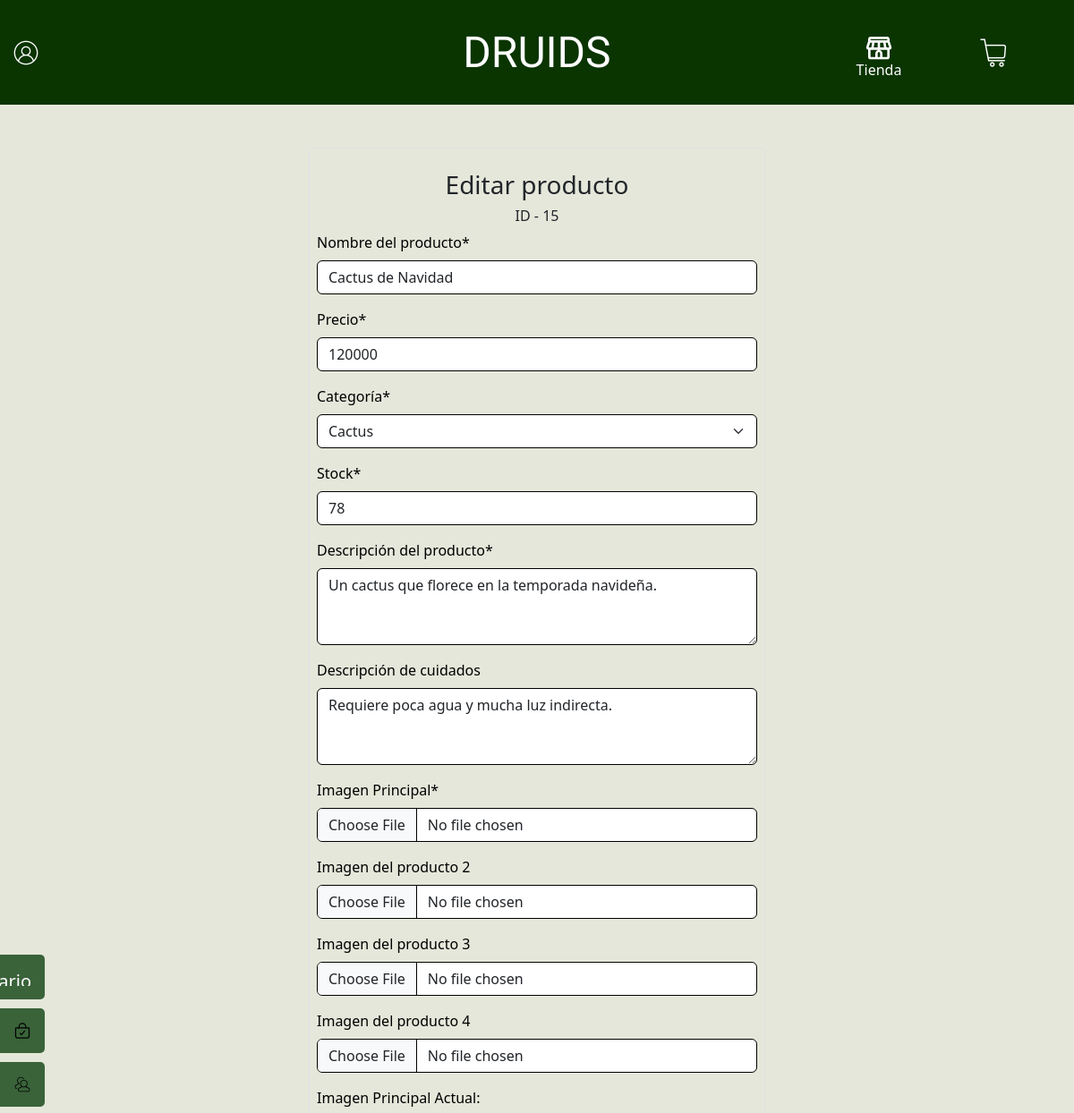
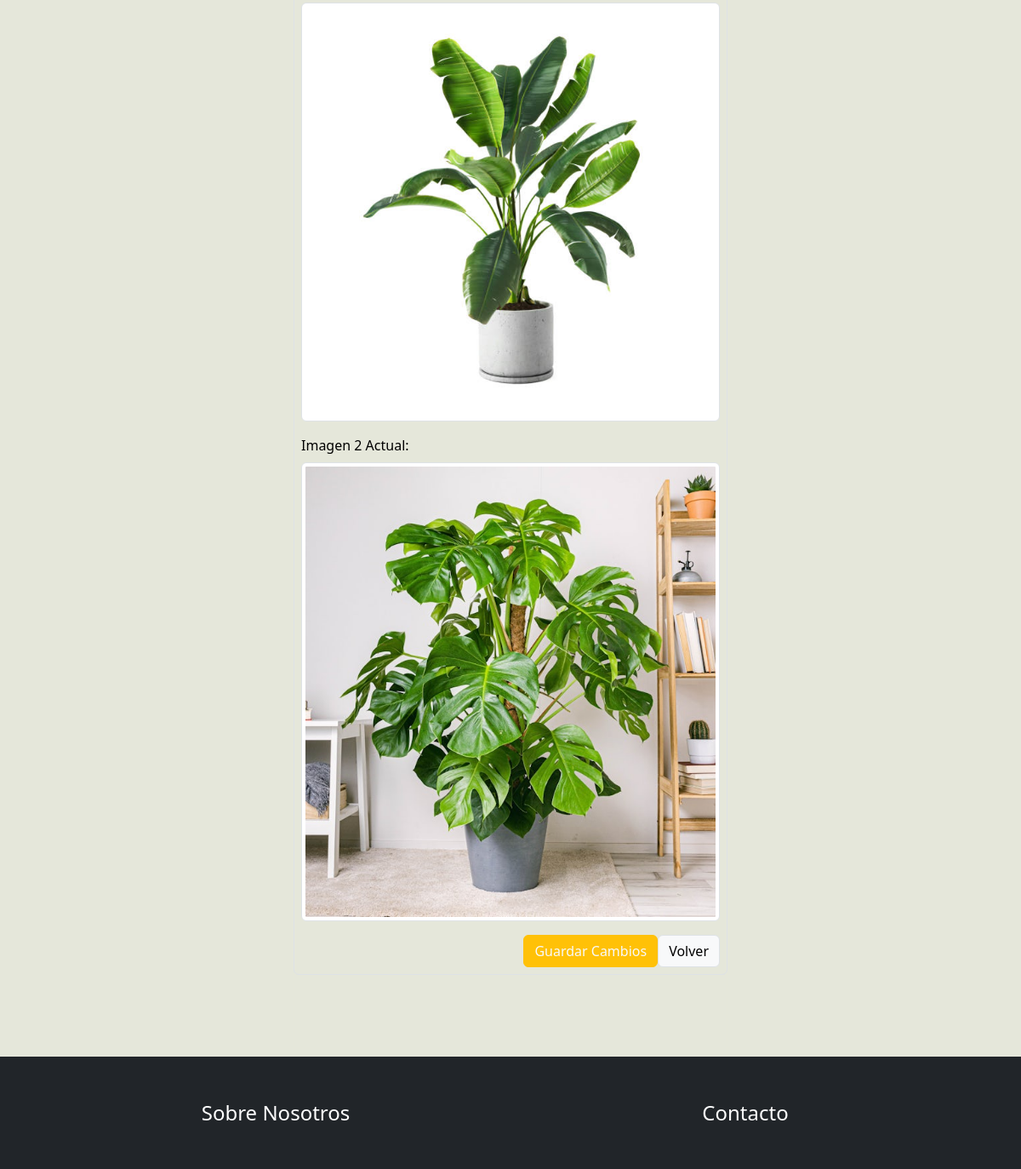
The app's page /editarProducto/15/ (signed in) with its own data (2 pictures, top to bottom).
### Druids/models.py (models this page shows, shortened)
class Producto(models.Model):
    nombre = models.CharField(max_length=100, verbose_name="Nombre del producto")
    precio = models.PositiveIntegerField(validators=[MinValueValidator(0)], verbose_name="Precio")
    categoria = models.CharField(max_length=50, choices=Categorias, verbose_name="Categoría")
    stock = models.PositiveIntegerField(validators=[MinValueValidator(0)], verbose_name="Stock")
    descripcion = models.TextField(verbose_name="Descripción del producto")
    cuidados = models.TextField(verbose_name="Descripción de cuidados",blank=True, null=True)
    imagen_principal = models.ImageField(upload_to='productos/', verbose_name="Imagen Principal")
    imagen_2 = models.ImageField(upload_to='productos/', blank=True, null=True, verbose_name="Imagen del producto 2")
    imagen_3 = models.ImageField(upload_to='productos/', blank=True, null=True, verbose_name="Imagen del producto 3")
    imagen_4 = models.ImageField(upload_to='productos/', blank=True, null=True, verbose_name="Imagen del producto 4")

### Druids/views.py (the view)
# urls.py: path('editarProducto/<int:id>/', editarProducto, name='editarProducto'),
@login_required
@user_passes_test(es_superusuario, login_url='/sinPermiso/')
def editarProducto(request, id):
    producto = get_object_or_404(Producto, id=id)
    form_editar = EditarProductoForm(instance=producto)
    if request.method == "POST":
        form_editar = EditarProductoForm(data=request.POST, files=request.FILES, instance=producto)
        if form_editar.is_valid():
            form_editar.save()
            return redirect(to='inventario')
    context = {
        'formularioEditarProducto': form_editar,
        'producto': producto,
    }
    return render(request, 'Druids/editarProducto.html', context)

### Druids/context_processors.py (called while the page is built)
def carrito_items_contador(request):
    if request.user.is_authenticated:
        contador = CarritoItem.objects.filter(usuario=request.user).count()
    else:
        contador = CarritoItem.objects.count()
    return {'carrito_items_contador': contador}

### Druids/views.py (called while the page is built)
def es_superusuario(user):
    return user.is_superuser

### Druids/templates/Druids/editarProducto.html (shortened to what this page needs)
{% extends 'Druids/base.html' %}
{% load static %}
{% load crispy_forms_tags %}
{% block contenido %}
<div class="container px-5 mt-4">
    <div class="row">
        <div class="col-sm-3"></div>
        <div class="col-sm-6">
            <div class="mt-4 p-2 border rounded">
                <h3 class="text-center mt-3">Editar producto</h3>
                <h6 class="text-center">ID - {{ producto.id }}</h6>
                <form method="post" enctype="multipart/form-data">
                    {{ formularioEditarProducto|crispy }}
                    {% if producto.imagen_principal %}
                    <div class="mb-3">
                        <label for="imagen_principal" class="form-label">Imagen Principal Actual:</label>
                        <img src="{{ producto.imagen_principal.url }}" alt="Imagen Principal" class="img-thumbnail">
                    </div>
                    {% endif %}
                    {% if producto.imagen_2 %}
                    <div class="mb-3">
                        <label for="imagen_2" class="form-label">Imagen 2 Actual:</label>
                        <img src="{{ producto.imagen_2.url }}" alt="Imagen 2" class="img-thumbnail">
                    </div>
                    {% endif %}
                    <div class="modal-footer">
                        <button type="submit" class="btn btn-warning text-light">Guardar Cambios</button>
                        <a href="{% url 'inventario' %}" class="btn btn-light border">Volver</a>
                    </div>
                </form>
            </div>
        </div>
        <div class="col-sm-3"></div>
    </div>
</div>
{% endblock %}

### Druids/static/Druids/css/navbar.css (style rules this page uses)
.form-control { border-color: black; }
.form-select { border-color: black; }
label { color: black; }

### Druids/static/Druids/css/base.css (style rules this page uses)
body { background-color: #e5e7da; }

### records on screen
Producto: id "15", nombre "Cactus de Navidad", precio "120000", categoria "Cactus", stock "78", descripcion "Un cactus que florece en la temporada navideña.", cuidados "Requiere poca agua y mucha luz indirecta.", imagen_principal (picture), imagen_2 (picture)
